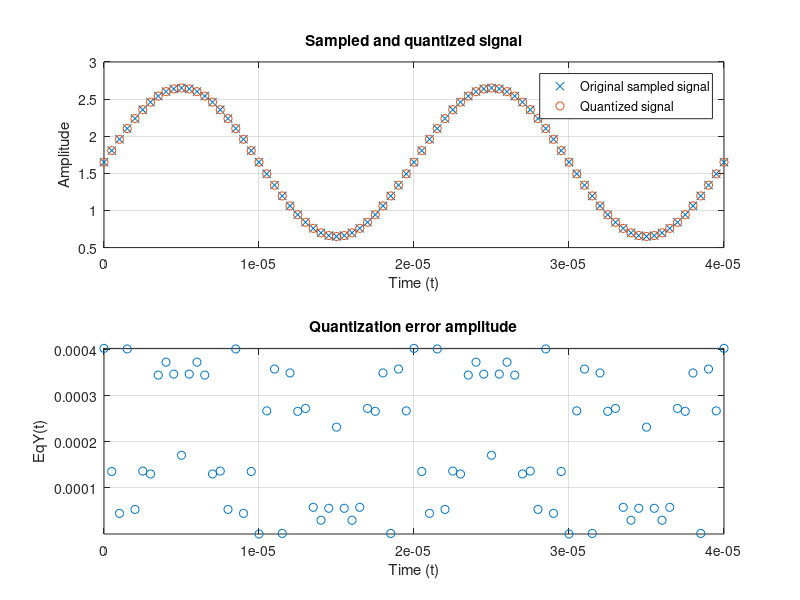
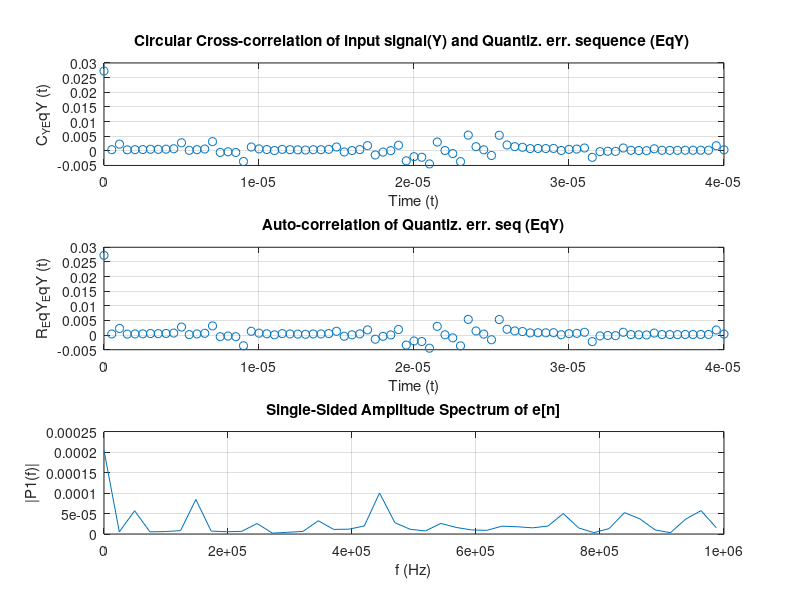

These charts were generated, in order, by the following MATLAB code:
% SCRIPT - ADC Quantization error analysis
% v1.0

% COMMENTS IN USAGE %
% The representation of the spectrum of the discrete quantization error can
% be improved by sampling more than the 2 periods that i choose for this
% example. I chose 2 only to visualize better the quantized signal and its
% associated quantizion error.

% ----------Config ADC---------- % 
Nbits = 12;
Vref = 3.3;
LSB = Vref/(2^Nbits);

% ----------Signals to be sampled---------- %
f1 = 50*10^3 ;  % Signal freq of 50kHz
Vcc1 = 1.65;  
A1 = 1;   % Sin amplitude
y1 = @(t) Vcc1 + A1*sin(2*pi*f1*t) ;    % Sinusoidal signal example with Vcc value !=0

% ----------Sampling interval---------- %
fs = 2*10^6 ; % Sampling freq of 1MHz
t1 = 0 ;
t2 = 2/f1 ;  % Sampling 2 periods of y1
Ts = 1/fs ;
t = [t1:Ts:t2];

% ----------Sampled signal---------- %
Y = y1(t);

% ----------Quantized signal---------- %
partition = 0+LSB/2:LSB/2:Vref;     % Under this intervals, the signal is quantized
codebook = 0:LSB/2:Vref;            % rounding down (floor)
[ind,qY] = quantiz(Y,partition,codebook);  % Obtention of quantized signal (qY)

% ----------Quantization error sequence---------- %
EqY = Y - qY;  % Discrete sequence: quantiz. error

% ---------- Auto-correlation quantization error seq. ---------- %
R_EqY_EqY = ifft(fft(EqY.*conj(fft(EqY))));

% ----------Circular Cross-correlation of input signal(Y) and Quantiz. err. sequence (EqY) ---------- %
C_Y_EqY = ifft(fft(Y.*conj(fft(EqY))));

% ----------Single-Sided Amplitude Spectrum of EqY---------- %
L = length(EqY);             % Length of signal
Eq1f = fft(EqY);
P2 = abs(Eq1f/L);
P1 = P2(1:L/2+1);
P1(2:end-1) = 2*P1(2:end-1);
f = fs*(0:(L/2))/L;

% ----------Plotting---------- %
figure(1)
subplot(2,1,1)
plot(t, Y,'x')
hold on;

plot(t,qY,'o')
title('Sampled and quantized signal')
xlabel('Time (t)')
ylabel('Amplitude')
legend('Original sampled signal','Quantized signal');
xlim([0 t2])
grid

subplot(2,1,2)
plot(t,EqY,'o')
title('Quantization error amplitude')
xlabel('Time (t)')
ylabel('EqY(t)')
axis([0 t2 min(EqY) max(EqY)])
grid

figure(2)
subplot(3,1,1)
plot(t(1:end),C_Y_EqY(1:end),'o')
title('Circular Cross-correlation of input signal(Y) and Quantiz. err. sequence (EqY) ')
xlabel('Time (t)')
ylabel('C_Y_EqY (t)')
grid

subplot(3,1,2)
plot(t(1:end),C_Y_EqY(1:end),'o')
title('Auto-correlation of Quantiz. err. seq (EqY)')
xlabel('Time (t)')
ylabel('R_EqY_EqY (t)')
grid

subplot(3,1,3)
plot(f,P1) 
title('Single-Sided Amplitude Spectrum of e[n]')
xlabel('f (Hz)')
ylabel('|P1(f)|')
grid
